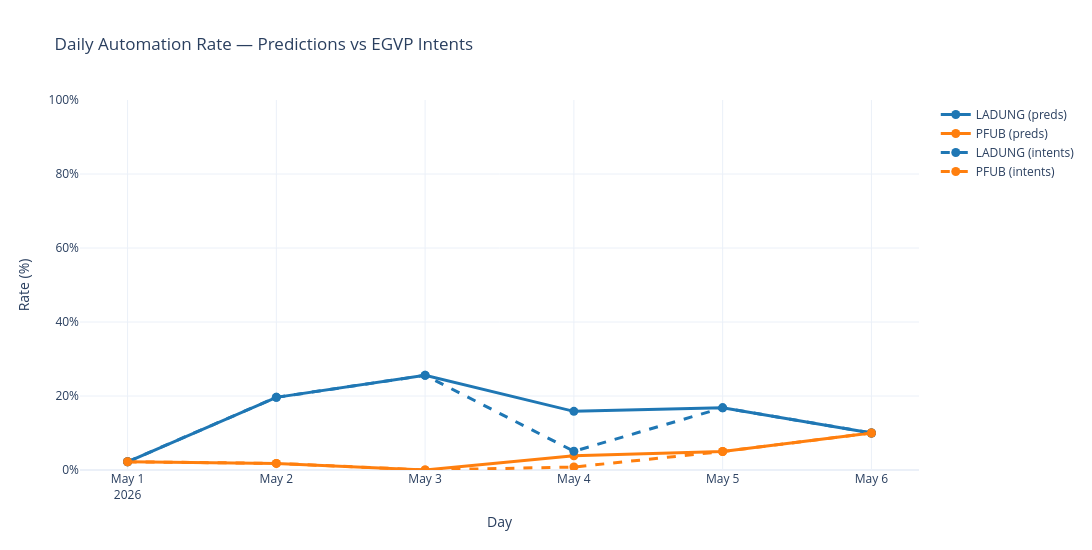

Here is the notebook cell this chart was saved with:
### Markdown cell above
# Combine automation calculation using preds and egvp intents

### Code cell
# Combined: daily automation rate (%) from predictions vs egvp_intents table
# NOTE: `daily_incoming_egvp_attachments` was overwritten in section 5 with the
# intents-merged frame (same totals per day, just rebuilt). Use it as the shared denominator.

combined_df = (
    pd.concat(
        [
            daily_incoming_egvp_attachments.rename('total'),
            daily_automated_ladung.rename('ladung_preds'),
            daily_automated_pfub.rename('pfub_preds'),
            daily_automated_ladung_from_egvp_intets.rename('ladung_intents'),
            daily_automated_pfub_from_egvp_intets.rename('pfub_intents'),
        ],
        axis=1,
    )
    .fillna(0)
    .sort_index()
)
combined_df.index = pd.to_datetime(combined_df.index)
combined_df.index.name = 'day'

for c in ['ladung_preds', 'pfub_preds', 'ladung_intents', 'pfub_intents']:
    combined_df[f'{c}_pct'] = (combined_df[c] / combined_df['total'] * 100).round(2)

plot_df = combined_df.reset_index()

y_cols = ['ladung_preds_pct', 'pfub_preds_pct', 'ladung_intents_pct', 'pfub_intents_pct']
abs_cols = {
    'ladung_preds_pct': 'ladung_preds',
    'pfub_preds_pct': 'pfub_preds',
    'ladung_intents_pct': 'ladung_intents',
    'pfub_intents_pct': 'pfub_intents',
}
labels_map = {
    'ladung_preds_pct': 'LADUNG (preds)',
    'pfub_preds_pct': 'PFUB (preds)',
    'ladung_intents_pct': 'LADUNG (intents)',
    'pfub_intents_pct': 'PFUB (intents)',
}
# same hue per model, different dash per source
color_map = {
    'ladung_preds_pct': '#1f77b4',
    'ladung_intents_pct': '#1f77b4',
    'pfub_preds_pct': '#ff7f0e',
    'pfub_intents_pct': '#ff7f0e',
}
dash_map = {
    'ladung_preds_pct': 'solid',
    'pfub_preds_pct': 'solid',
    'ladung_intents_pct': 'dash',
    'pfub_intents_pct': 'dash',
}

fig = px.line(
    plot_df,
    x='day',
    y=y_cols,
    markers=True,
    title='Daily Automation Rate — Predictions vs EGVP Intents',
    labels={'day': 'Day', 'value': 'Rate (%)', 'variable': 'Series'},
    color_discrete_map=color_map,
)

for trace in fig.data:
    col = trace.name
    abs_col = abs_cols[col]
    trace.customdata = np.stack(
        [combined_df[abs_col].values, combined_df['total'].values], axis=-1
    )
    trace.hovertemplate = (
        '<b>%{x|%Y-%m-%d}</b><br>'
        'Total incoming: %{customdata[1]:.0f}<br>'
        'Automated: %{customdata[0]:.0f} / %{customdata[1]:.0f}<br>'
        'Rate: %{y:.2f}%<extra>' + labels_map[col] + '</extra>'
    )
    trace.line.dash = dash_map[col]

fig.for_each_trace(lambda t: t.update(name=labels_map[t.name]))

fig.update_layout(
    template='plotly_white',
    width=1100,
    height=550,
    hovermode='x unified',
    yaxis=dict(ticksuffix='%', range=[0, 100]),
    legend_title_text='',
)
fig.update_traces(line=dict(width=3), marker=dict(size=9))
fig.show()

### Figure 1 — Plotly figure (JSON) as saved in the notebook; plotly's stock layout.template omitted (floating-point values rounded to 4 significant figures)
{"data": [{"customdata": [[1, 45], [11, 56], [22, 86], [119, 751], [128, 762], [14, 140]], "hovertemplate": "<b>%{x|%Y-%m-%d}</b><br>Total incoming: %{customdata[1]:.0f}<br>Automated: %{customdata[0]:.0f} / %{customdata[1]:.0f}<br>Rate: %{y:.2f}%<extra>LADUNG (preds)</extra>", "legendgroup": "ladung_preds_pct", "line": {"color": "#1f77b4", "dash": "solid", "width": 3}, "marker": {"size": 9, "symbol": "circle"}, "mode": "lines+markers", "name": "LADUNG (preds)", "orientation": "v", "showlegend": true, "type": "scatter", "x": ["2026-05-01T00:00:00.000000000", "2026-05-02T00:00:00.000000000", "2026-05-03T00:00:00.000000000", "2026-05-04T00:00:00.000000000", "2026-05-05T00:00:00.000000000", "2026-05-06T00:00:00.000000000"], "xaxis": "x", "y": [2.22, 19.64, 25.58, 15.85, 16.8, 10.0], "yaxis": "y"}, {"customdata": [[1.0, 45.0], [1.0, 56.0], [0.0, 86.0], [29.0, 751.0], [38.0, 762.0], [14.0, 140.0]], "hovertemplate": "<b>%{x|%Y-%m-%d}</b><br>Total incoming: %{customdata[1]:.0f}<br>Automated: %{customdata[0]:.0f} / %{customdata[1]:.0f}<br>Rate: %{y:.2f}%<extra>PFUB (preds)</extra>", "legendgroup": "pfub_preds_pct", "line": {"color": "#ff7f0e", "dash": "solid", "width": 3}, "marker": {"size": 9, "symbol": "circle"}, "mode": "lines+markers", "name": "PFUB (preds)", "orientation": "v", "showlegend": true, "type": "scatter", "x": ["2026-05-01T00:00:00.000000000", "2026-05-02T00:00:00.000000000", "2026-05-03T00:00:00.000000000", "2026-05-04T00:00:00.000000000", "2026-05-05T00:00:00.000000000", "2026-05-06T00:00:00.000000000"], "xaxis": "x", "y": [2.22, 1.79, 0.0, 3.86, 4.99, 10.0], "yaxis": "y"}, {"customdata": [[1, 45], [11, 56], [22, 86], [38, 751], [128, 762], [14, 140]], "hovertemplate": "<b>%{x|%Y-%m-%d}</b><br>Total incoming: %{customdata[1]:.0f}<br>Automated: %{customdata[0]:.0f} / %{customdata[1]:.0f}<br>Rate: %{y:.2f}%<extra>LADUNG (intents)</extra>", "legendgroup": "ladung_intents_pct", "line": {"color": "#1f77b4", "dash": "dash", "width": 3}, "marker": {"size": 9, "symbol": "circle"}, "mode": "lines+markers", "name": "LADUNG (intents)", "orientation": "v", "showlegend": true, "type": "scatter", "x": ["2026-05-01T00:00:00.000000000", "2026-05-02T00:00:00.000000000", "2026-05-03T00:00:00.000000000", "2026-05-04T00:00:00.000000000", "2026-05-05T00:00:00.000000000", "2026-05-06T00:00:00.000000000"], "xaxis": "x", "y": [2.22, 19.64, 25.58, 5.06, 16.8, 10.0], "yaxis": "y"}, {"customdata": [[1.0, 45.0], [1.0, 56.0], [0.0, 86.0], [6.0, 751.0], [38.0, 762.0], [14.0, 140.0]], "hovertemplate": "<b>%{x|%Y-%m-%d}</b><br>Total incoming: %{customdata[1]:.0f}<br>Automated: %{customdata[0]:.0f} / %{customdata[1]:.0f}<br>Rate: %{y:.2f}%<extra>PFUB (intents)</extra>", "legendgroup": "pfub_intents_pct", "line": {"color": "#ff7f0e", "dash": "dash", "width": 3}, "marker": {"size": 9, "symbol": "circle"}, "mode": "lines+markers", "name": "PFUB (intents)", "orientation": "v", "showlegend": true, "type": "scatter", "x": ["2026-05-01T00:00:00.000000000", "2026-05-02T00:00:00.000000000", "2026-05-03T00:00:00.000000000", "2026-05-04T00:00:00.000000000", "2026-05-05T00:00:00.000000000", "2026-05-06T00:00:00.000000000"], "xaxis": "x", "y": [2.22, 1.79, 0.0, 0.8, 4.99, 10.0], "yaxis": "y"}], "layout": {"height": 550, "hovermode": "x unified", "legend": {"title": {"text": ""}, "tracegroupgap": 0}, "title": {"text": "Daily Automation Rate — Predictions vs EGVP Intents"}, "width": 1100, "xaxis": {"anchor": "y", "domain": [0, 1], "title": {"text": "Day"}}, "yaxis": {"anchor": "x", "domain": [0, 1], "range": [0, 100], "ticksuffix": "%", "title": {"text": "Rate (%)"}}}}
